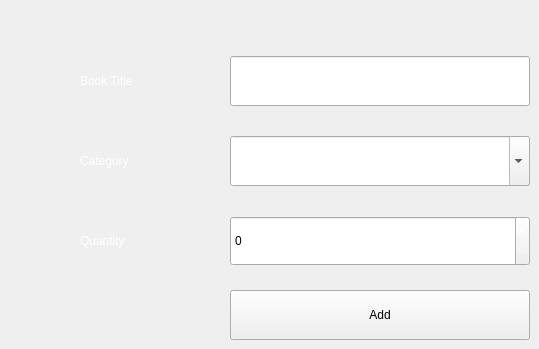
             <widget class="QWidget" name="add_book_tab">
              <attribute name="title">
               <string>Add Book</string>
              </attribute>
              <widget class="QLabel" name="label_7">
               <property name="geometry">
                <rect>
                 <x>80</x>
                 <y>216</y>
                 <width>100</width>
                 <height>50</height>
                </rect>
               </property>
               <property name="palette">
                <palette>
                 <active>
                  <colorrole role="WindowText">
                   <brush brushstyle="SolidPattern">
                    <color alpha="255">
                     <red>255</red>
                     <green>255</green>
                     <blue>255</blue>
                    </color>
                   </brush>
                  </colorrole>
                 </active>
                 <inactive>
                  <colorrole role="WindowText">
                   <brush brushstyle="SolidPattern">
                    <color alpha="255">
                     <red>255</red>
                     <green>255</green>
                     <blue>255</blue>
                    </color>
                   </brush>
                  </colorrole>
                 </inactive>
                 <disabled>
                  <colorrole role="WindowText">
                   <brush brushstyle="SolidPattern">
                    <color alpha="255">
                     <red>120</red>
                     <green>120</green>
                     <blue>120</blue>
                    </color>
                   </brush>
                  </colorrole>
                 </disabled>
                </palette>
               </property>
               <property name="text">
                <string>Quantity</string>
               </property>
              </widget>
              <widget class="QLabel" name="label_8">
               <property name="geometry">
                <rect>
                 <x>80</x>
                 <y>136</y>
                 <width>100</width>
                 <height>50</height>
                </rect>
               </property>
               <property name="palette">
                <palette>
                 <active>
                  <colorrole role="WindowText">
                   <brush brushstyle="SolidPattern">
                    <color alpha="255">
                     <red>255</red>
                     <green>255</green>
                     <blue>255</blue>
                    </color>
                   </brush>
                  </colorrole>
                 </active>
                 <inactive>
                  <colorrole role="WindowText">
                   <brush brushstyle="SolidPattern">
                    <color alpha="255">
                     <red>255</red>
                     <green>255</green>
                     <blue>255</blue>
                    </color>
                   </brush>
                  </colorrole>
                 </inactive>
                 <disabled>
                  <colorrole role="WindowText">
                   <brush brushstyle="SolidPattern">
                    <color alpha="255">
                     <red>120</red>
                     <green>120</green>
                     <blue>120</blue>
                    </color>
                   </brush>
                  </colorrole>
                 </disabled>
                </palette>
               </property>
               <property name="text">
                <string>Category</string>
               </property>
              </widget>
              <widget class="QLabel" name="label_9">
               <property name="geometry">
                <rect>
                 <x>80</x>
                 <y>56</y>
                 <width>100</width>
                 <height>50</height>
                </rect>
               </property>
               <property name="palette">
                <palette>
                 <active>
                  <colorrole role="WindowText">
                   <brush brushstyle="SolidPattern">
                    <color alpha="255">
                     <red>255</red>
                     <green>255</green>
                     <blue>255</blue>
                    </color>
                   </brush>
                  </colorrole>
                 </active>
                 <inactive>
                  <colorrole role="WindowText">
                   <brush brushstyle="SolidPattern">
                    <color alpha="255">
                     <red>255</red>
                     <green>255</green>
                     <blue>255</blue>
                    </color>
                   </brush>
                  </colorrole>
                 </inactive>
                 <disabled>
                  <colorrole role="WindowText">
                   <brush brushstyle="SolidPattern">
                    <color alpha="255">
                     <red>120</red>
                     <green>120</green>
                     <blue>120</blue>
                    </color>
                   </brush>
                  </colorrole>
                 </disabled>
                </palette>
               </property>
               <property name="text">
                <string>Book Title</string>
               </property>
              </widget>
              <widget class="QLineEdit" name="book_title_le">
               <property name="geometry">
                <rect>
                 <x>230</x>
                 <y>56</y>
                 <width>300</width>
                 <height>50</height>
                </rect>
               </property>
               <property name="palette">
                <palette>
                 <active>
                  <colorrole role="WindowText">
                   <brush brushstyle="SolidPattern">
                    <color alpha="255">
                     <red>255</red>
                     <green>255</green>
                     <blue>255</blue>
                    </color>
                   </brush>
                  </colorrole>
                  <colorrole role="Highlight">
                   <brush brushstyle="SolidPattern">
                    <color alpha="255">
                     <red>0</red>
                     <green>255</green>
                     <blue>245</blue>
                    </color>
                   </brush>
                  </colorrole>
                  <colorrole role="HighlightedText">
                   <brush brushstyle="SolidPattern">
                    <color alpha="255">
                     <red>34</red>
                     <green>40</green>
                     <blue>49</blue>
                    </color>
                   </brush>
                  </colorrole>
                 </active>
                 <inactive>
                  <colorrole role="WindowText">
                   <brush brushstyle="SolidPattern">
                    <color alpha="255">
                     <red>255</red>
                     <green>255</green>
                     <blue>255</blue>
                    </color>
                   </brush>
                  </colorrole>
                  <colorrole role="Highlight">
                   <brush brushstyle="SolidPattern">
                    <color alpha="255">
                     <red>0</red>
                     <green>255</green>
                     <blue>245</blue>
                    </color>
                   </brush>
                  </colorrole>
                  <colorrole role="HighlightedText">
                   <brush brushstyle="SolidPattern">
                    <color alpha="255">
                     <red>34</red>
                     <green>40</green>
                     <blue>49</blue>
                    </color>
                   </brush>
                  </colorrole>
                 </inactive>
                 <disabled>
                  <colorrole role="WindowText">
                   <brush brushstyle="SolidPattern">
                    <color alpha="255">
                     <red>120</red>
                     <green>120</green>
                     <blue>120</blue>
                    </color>
                   </brush>
                  </colorrole>
                  <colorrole role="Highlight">
                   <brush brushstyle="SolidPattern">
                    <color alpha="255">
                     <red>0</red>
                     <green>120</green>
                     <blue>215</blue>
                    </color>
                   </brush>
                  </colorrole>
                  <colorrole role="HighlightedText">
                   <brush brushstyle="SolidPattern">
                    <color alpha="255">
                     <red>34</red>
                     <green>40</green>
                     <blue>49</blue>
                    </color>
                   </brush>
                  </colorrole>
                 </disabled>
                </palette>
               </property>
              </widget>
              <widget class="QComboBox" name="category_combo_box">
               <property name="geometry">
                <rect>
                 <x>230</x>
                 <y>136</y>
                 <width>300</width>
                 <height>50</height>
                </rect>
               </property>
               <property name="palette">
                <palette>
                 <active>
                  <colorrole role="WindowText">
                   <brush brushstyle="SolidPattern">
                    <color alpha="255">
                     <red>255</red>
                     <green>255</green>
                     <blue>255</blue>
                    </color>
                   </brush>
                  </colorrole>
                  <colorrole role="Highlight">
                   <brush brushstyle="SolidPattern">
                    <color alpha="255">
                     <red>0</red>
                     <green>255</green>
                     <blue>245</blue>
                    </color>
                   </brush>
                  </colorrole>
                  <colorrole role="HighlightedText">
                   <brush brushstyle="SolidPattern">
                    <color alpha="255">
                     <red>34</red>
                     <green>40</green>
                     <blue>49</blue>
                    </color>
                   </brush>
                  </colorrole>
                 </active>
                 <inactive>
                  <colorrole role="WindowText">
                   <brush brushstyle="SolidPattern">
                    <color alpha="255">
                     <red>255</red>
                     <green>255</green>
                     <blue>255</blue>
                    </color>
                   </brush>
                  </colorrole>
                  <colorrole role="Highlight">
                   <brush brushstyle="SolidPattern">
                    <color alpha="255">
                     <red>0</red>
                     <green>255</green>
                     <blue>245</blue>
                    </color>
                   </brush>
                  </colorrole>
                  <colorrole role="HighlightedText">
                   <brush brushstyle="SolidPattern">
                    <color alpha="255">
                     <red>34</red>
                     <green>40</green>
                     <blue>49</blue>
                    </color>
                   </brush>
                  </colorrole>
                 </inactive>
                 <disabled>
                  <colorrole role="WindowText">
                   <brush brushstyle="SolidPattern">
                    <color alpha="255">
                     <red>120</red>
                     <green>120</green>
                     <blue>120</blue>
                    </color>
                   </brush>
                  </colorrole>
                  <colorrole role="Highlight">
                   <brush brushstyle="SolidPattern">
                    <color alpha="255">
                     <red>0</red>
                     <green>120</green>
                     <blue>215</blue>
                    </color>
                   </brush>
                  </colorrole>
                  <colorrole role="HighlightedText">
                   <brush brushstyle="SolidPattern">
                    <color alpha="255">
                     <red>34</red>
                     <green>40</green>
                     <blue>49</blue>
                    </color>
                   </brush>
                  </colorrole>
                 </disabled>
                </palette>
               </property>
               <property name="inputMethodHints">
                <set>Qt::ImhNone</set>
               </property>
               <property name="editable">
                <bool>true</bool>
               </property>
               <property name="maxVisibleItems">
                <number>50</number>
               </property>
               <property name="placeholderText">
                <string>--Select Category--</string>
               </property>
               <property name="duplicatesEnabled">
                <bool>false</bool>
               </property>
               <property name="frame">
                <bool>true</bool>
               </property>
              </widget>
              <widget class="QSpinBox" name="quantity_spin_box">
               <property name="geometry">
                <rect>
                 <x>230</x>
                 <y>216</y>
                 <width>300</width>
                 <height>50</height>
                </rect>
               </property>
               <property name="palette">
                <palette>
                 <active>
                  <colorrole role="WindowText">
                   <brush brushstyle="SolidPattern">
                    <color alpha="255">
                     <red>255</red>
                     <green>255</green>
                     <blue>255</blue>
                    </color>
                   </brush>
                  </colorrole>
                  <colorrole role="Highlight">
                   <brush brushstyle="SolidPattern">
                    <color alpha="255">
                     <red>0</red>
                     <green>255</green>
                     <blue>245</blue>
                    </color>
                   </brush>
                  </colorrole>
                  <colorrole role="HighlightedText">
                   <brush brushstyle="SolidPattern">
                    <color alpha="255">
                     <red>34</red>
                     <green>40</green>
                     <blue>49</blue>
                    </color>
                   </brush>
                  </colorrole>
                 </active>
                 <inactive>
                  <colorrole role="WindowText">
                   <brush brushstyle="SolidPattern">
                    <color alpha="255">
                     <red>255</red>
                     <green>255</green>
                     <blue>255</blue>
                    </color>
                   </brush>
                  </colorrole>
                  <colorrole role="Highlight">
                   <brush brushstyle="SolidPattern">
                    <color alpha="255">
                     <red>0</red>
                     <green>255</green>
                     <blue>245</blue>
                    </color>
                   </brush>
                  </colorrole>
                  <colorrole role="HighlightedText">
                   <brush brushstyle="SolidPattern">
                    <color alpha="255">
                     <red>34</red>
                     <green>40</green>
                     <blue>49</blue>
                    </color>
                   </brush>
                  </colorrole>
                 </inactive>
                 <disabled>
                  <colorrole role="WindowText">
                   <brush brushstyle="SolidPattern">
                    <color alpha="255">
                     <red>120</red>
                     <green>120</green>
                     <blue>120</blue>
                    </color>
                   </brush>
                  </colorrole>
                  <colorrole role="Highlight">
                   <brush brushstyle="SolidPattern">
                    <color alpha="255">
                     <red>0</red>
                     <green>120</green>
                     <blue>215</blue>
                    </color>
                   </brush>
                  </colorrole>
                  <colorrole role="HighlightedText">
                   <brush brushstyle="SolidPattern">
                    <color alpha="255">
                     <red>34</red>
                     <green>40</green>
                     <blue>49</blue>
                    </color>
                   </brush>
                  </colorrole>
                 </disabled>
                </palette>
               </property>
               <property name="suffix">
                <string/>
               </property>
               <property name="maximum">
                <number>1000</number>
               </property>
              </widget>
              <widget class="QPushButton" name="add_book_btn">
               <property name="geometry">
                <rect>
                 <x>230</x>
                 <y>290</y>
                 <width>300</width>
                 <height>50</height>
                </rect>
               </property>
               <property name="text">
                <string>Add</string>
               </property>
              </widget>
             </widget>
